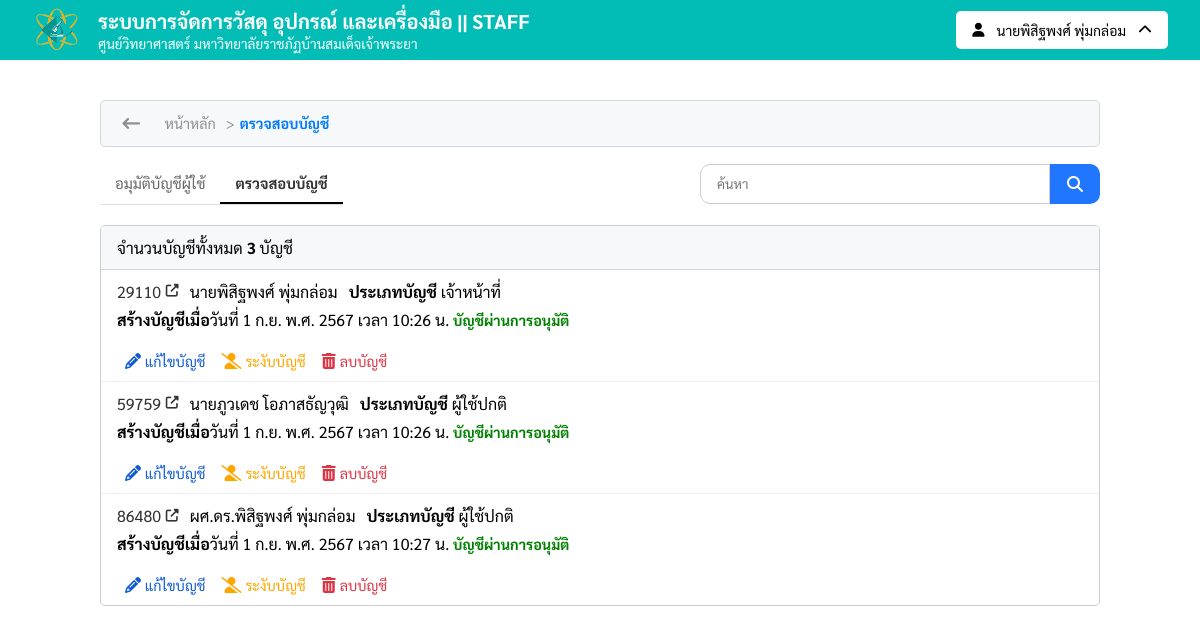
/management_user (signed in), run on the app's committed database.
### tables this page shows
CREATE TABLE `users_db` (
  `userID` int(50) NOT NULL,
  `username` varchar(100) NOT NULL,
  `password` varchar(100) NOT NULL,
  `created_at` timestamp NOT NULL DEFAULT current_timestamp() ON UPDATE current_timestamp(),
  `pre` set('นาย','นาง','นางสาว','ดร.','ผศ.ดร.','อ.') NOT NULL,
  `firstname` varchar(200) NOT NULL,
  `lastname` varchar(200) NOT NULL,
  `phone_number` varchar(10) NOT NULL,
  `email` varchar(200) NOT NULL,
  `role` set('อาจารย์','เจ้าหน้าที่','บุคลากร','') NOT NULL,
  `urole` set('staff','user') NOT NULL,
  `agency` varchar(100) NOT NULL,
  `status` set('w_approved','approved','n_approved') NOT NULL,
  `approved_by` varchar(200) DEFAULT NULL,
  `approved_date` datetime DEFAULT NULL
);

### assets/config/Database.php (called while the page is built, shortened)
<?php
$base_url = 'http://localhost:8080';
?>

### assets/includes/thai_date_time.php (called while the page is built, shortened)
<?php
function thai_date_time_2($datetime)
{
    $thai_month_arr = array(
        1 => "ม.ค.",
        2 => "ก.พ.",
        3 => "มี.ค.",
        4 => "เม.ย.",
        5 => "พ.ค.",
        6 => "มิ.ย.",
        7 => "ก.ค.",
        8 => "ส.ค.",
        9 => "ก.ย.",
        10 => "ต.ค.",
        11 => "พ.ย.",
        12 => "ธ.ค."
    );
    $dt = new DateTime($datetime);
    $date = $dt->format('j');
    $month = (int)$dt->format('n');
    $year = $dt->format('Y') + 543;
    $time = $dt->format('H:i น.');
    return "วันที่ $date {$thai_month_arr[$month]} พ.ศ. $year  เวลา $time";
}

### views/staff-section/manage_users.php (the view, shortened to what this page needs)
<?php
require_once 'assets/config/Database.php';
include_once 'assets/includes/thai_date_time.php';
if (isset($_SESSION['staff_login'])) {
    $userID = $_SESSION['staff_login'];
    try {
        $stmt = $conn->prepare("SELECT * FROM users_db WHERE userID = :userID");
        $stmt->bindParam(':userID', $userID, PDO::PARAM_INT);
        $stmt->execute();
        $userData = $stmt->fetch(PDO::FETCH_ASSOC);
    } catch (PDOException $e) {
        echo "Error: " . $e->getMessage();
        exit;
    }
} else {
    $_SESSION['error'] = 'กรุณาเข้าสู่ระบบ!';
    header('Location: /sign_in');
    exit;
}
if ($request_uri === '/management_user') {
    $searchValue = "";
    $results_per_page = 5;
    $page = isset($_GET['page']) ? intval($_GET['page']) : 1;
    $offset = ($page - 1) * $results_per_page;
    $query = "SELECT * FROM users_db WHERE status != :excluded_status";
    $query .= " ORDER BY userID ASC LIMIT :offset, :results_per_page";
    try {
        $stmt = $conn->prepare($query);
        $excluded_status = 'w_approved';
        $stmt->bindParam(':excluded_status', $excluded_status, PDO::PARAM_STR);
        $stmt->bindParam(':offset', $offset, PDO::PARAM_INT);
        $stmt->bindParam(':results_per_page', $results_per_page, PDO::PARAM_INT);
        $stmt->execute();
        $fetchAllUser = $stmt->fetchAll(PDO::FETCH_ASSOC);
    } catch (PDOException $e) {
        echo "Error: " . $e->getMessage();
        exit;
    }
}
?>
<!DOCTYPE html>
<html lang="en">
<head>
    <link rel="stylesheet" href="<?php echo $base_url; ?>/assets/font-awesome/css/all.css">
    <link rel="stylesheet" href="<?php echo $base_url; ?>/assets/css/navigator.css">
    <link rel="stylesheet" href="<?php echo $base_url; ?>/assets/css/breadcrumb.css">
    <link rel="stylesheet" href="<?php echo $base_url; ?>/assets/css/notification_popup.css">
    <link rel="stylesheet" href="<?php echo $base_url; ?>/assets/css/manage_users.css">
</head>
<body>
    <header>
        <?php include 'assets/includes/navigator.php'; ?>
    </header>
    <div class="manage_user">
        <div class="header_user_manage_section">
            <a class="historyBACK" href="javascript:history.back();"><i class="fa-solid fa-arrow-left-long"></i></a>
            <div class="breadcrumb">
                <a href="/">หน้าหลัก</a>
                <span>&gt;</span>
                <?php
                if ($request_uri == '/management_user') {
                    echo '<a href="/management_user">ตรวจสอบบัญชี</a>
                    ';
                }
                ?>
            </div>
        </div>
        <?php if ($request_uri !== '/management_user/details') : ?>
            <div class="user_manage_btn_section">
                <div class="user_manage_btn">
                    <a href="/manage_users" class="<?= ($request_uri == '/manage_users') ? 'active' : ''; ?> btn_user_manage_01">อมุมัติบัญชีผู้ใช้</a>
                    <a href="/management_user" class="
                <?= ($request_uri == '/management_user' || $request_uri == '/management_user/details') ? 'active' : ''; ?> btn_user_manage_02">ตรวจสอบบัญชี</a>
                </div>
                <form class="user_manage_search" method="get">
                    <input class="search" type="search" name="search" value="<?= htmlspecialchars($searchValue); ?>" placeholder="ค้นหา">
                    <button class="search" type="submit"><i class="fa-solid fa-magnifying-glass"></i></button>
                </form>
            </div>
        <?php endif; ?>
        <?php if ($request_uri == '/manage_users' || $request_uri == '/management_user') : ?>
            <?php if (!empty($fetchAllUser)) : ?>
                <div class="manage_user_table_section" id="content" style="display: none;">
                    <div class="user_manage_data">
                        <div class="user_manage_data_header">
                            <span>จำนวนบัญชีทั้งหมด <span id="B"><?= count($fetchAllUser); ?></span> บัญชี</span>
                        </div>
                        <?php foreach ($fetchAllUser as $user) : ?>
                            <div class="user_manage_content">
                                <div class="user_manage_content_1">
                                    <a href="<?= htmlspecialchars($base_url); ?>/management_user/details?id=<?= htmlspecialchars($user['userID']); ?>">
                                        <?= htmlspecialchars($user['userID']); ?> <i class="fa-solid fa-up-right-from-square"></i>
                                    </a>
                                    <div><?= htmlspecialchars($user['pre']) . htmlspecialchars($user['firstname']) . " " . htmlspecialchars($user['lastname']); ?></div>
                                    <span>
                                        <span id="B">ประเภทบัญชี</span>
                                        <?= htmlspecialchars($user['urole']) === 'user' ? 'ผู้ใช้ปกติ' : 'เจ้าหน้าที่'; ?>
                                    </span>
                                </div>
                                <div>
                                    <span>
                                        <span id="B">สร้างบัญชีเมื่อ</span><?= htmlspecialchars(thai_date_time_2($user['created_at'])); ?>
                                    </span>
                                    <span class="<?= htmlspecialchars($user['status']) === 'w_approved' ? 'wait_approved' : (htmlspecialchars($user['status']) === 'approved' ? 'approved' : 'n_approved'); ?>">
                                        <?= htmlspecialchars($user['status']) === 'w_approved' ? 'รอการอนุมัติบัญชี' : (htmlspecialchars($user['status']) === 'approved' ? 'บัญชีผ่านการอนุมัติ' : 'บัญชีถูกระงับ'); ?>
                                    </span>
                                </div>
                                <form method="post">
                                    <div class="btn_user_manage_section">
                                        <?php if ($request_uri === '/manage_users') : ?>
                                            <button type="submit" class="approval_user" name="approval_user" title="อนุมัติผู้ใช้">
                                                <i class="fa-regular fa-circle-check"></i>
                                            </button>
                                        <?php elseif ($request_uri === '/management_user') : ?>
                                            <?php if ($user['status'] == 'approved') : ?>
                                                <a href="<?= htmlspecialchars($base_url); ?>/edit_user?id=<?= htmlspecialchars($user['userID']); ?>" class="edit_user" title="แก้ไขผู้ใช้">
                                                    <i class="fa-solid fa-pencil"></i>
                                                    <span>แก้ไขบัญชี</span>
                                                </a>
                                                <button class="ban_user" type="submit" name="ban_user" title="ระงับบัญชี">
                                                    <i class="fa-solid fa-user-slash"></i>
                                                    <span>ระงับบัญชี</span>
                                                </button>
                                                <span class="delete_user" data-modal="<?= htmlspecialchars($user['userID']); ?>" title="ลบบัญชี">
                                                    <i class="fa-solid fa-trash-can"></i>
                                                    <span>ลบบัญชี</span>
                                                </span>
                                            <?php endif; ?>
                                        <?php endif; ?>
                                    </div>
                                </form>
                            </div>
                        <?php endforeach; ?>
                    </div>
                </div>
            <?php endif; ?>
        <?php endif; ?>
    </div>
</body>
</html>

### assets/includes/navigator.php (shortened to what this page needs)
<div class="header">
    <div class="header_nav">
        <div class="header_nav_banner">
            <a href="<?php echo $base_url; ?>/" class="header_navbanner_name">
                <div class="header_navbanner_img">
                    <img src="<?php echo $base_url; ?>/assets/img/logo/sci_center.png">
                </div>
            </a>
            <div class="header_navbanner_name_00">
                <span id="B" class="header_navbanner_name-1">
                    ระบบการจัดการวัสดุ อุปกรณ์ และเครื่องมือ
                    <?php if (isset($_SESSION['staff_login'])) : ?>
                        || STAFF
                    <?php endif; ?>
                </span>
                <span class="header_navbanner_name-2">
                    ศูนย์วิทยาศาสตร์ มหาวิทยาลัยราชภัฏบ้านสมเด็จเจ้าพระยา
                </span>
            </div>
        </div>
        <div class="header_nav_userinfo">
            <?php if (isset($_SESSION['user_login'])) : ?>
                <div class="header_userinfo_btn" id="userInfoBtn">
                    <div class="select">
                        <i class="fa-solid fa-user"></i>
                        <span>
                            <?= $userData['pre'] . $userData['firstname'] . '&nbsp;' . $userData['lastname'] ?>
                        </span>
                        <i class="arrow_rotate fa-solid fa-chevron-up"></i>
                    </div>
                </div>
                <div class="logoutMODAL">
                    <div class="logoutMODAL_content">
                        <div class="logoutMODAL_popup">
                            <div class="logoutMODAL_sec01">
                                <i class="fa-solid fa-right-from-bracket"></i>
                                <span id="B">แจ้งเตือนออกจากระบบ</span>
                            </div>
                            <div class="logoutMODAL_sec02">
                                <a class="profileUser" href="<?php echo $base_url; ?>/profile_user"><i class="fa-solid fa-user-pen"></i></a>
                                <a class="confirmLogout" href="<?php echo $base_url; ?>/models/sign_out.php">ออกจากระบบ</a>
                                <div class="cancel_del closeDetails">
                                    <span>ปิดหน้าต่าง</span>
                                </div>
                            </div>
                        </div>
                    </div>
                </div>
            <?php elseif (isset($_SESSION['staff_login'])) : ?>
                <div class="header_userinfo_btn" id="userInfoBtn">
                    <div class="select">
                        <i class="fa-solid fa-user"></i>
                        <span>
                            <?= $userData['pre'] . $userData['firstname'] . '&nbsp;' . $userData['lastname'] ?>
                        </span>
                        <i class="arrow_rotate fa-solid fa-chevron-up"></i>
                    </div>
                </div>
            <?php endif; ?>
        </div>
    </div>
</div>

### assets/css/navigator.css (style rules this page uses)
* { margin: 0; padding: 0; box-sizing: border-box; font-family: Sarabun; text-decoration: none; list-style: none; }
#B { font-family: Sarabun-bold; }
.header { background-color: #01bdb6; color: white; width: 100%; height: 60px; top: 0; left: 0; position: relative; z-index: 2; }
.header_nav_banner { display: flex; align-items: center; justify-content: center; height: 100%; gap: 1rem; }

### assets/css/breadcrumb.css (style rules this page uses)
.breadcrumb { font-size: 0.9rem; display: flex; align-items: center; }
.breadcrumb a:last-child { color: #007bff; font-family: Sarabun-bold; }
.breadcrumb span { margin: 0 5px; color: #8f8f8f; }

### assets/css/manage_users.css (style rules this page uses)
.manage_user { width: 100%; max-width: 1000px; margin: 2.5rem auto; }
.user_manage_btn_section { width: 100%; display: flex; align-content: center; justify-content: space-between; margin: 1rem auto; }
.user_manage_btn { display: flex; border-bottom: 1px solid #e0e0e0; }
.user_manage_btn a { padding: 10px 15px; text-decoration: none; color: #666; font-size: 0.925rem; transition: color 0.3s ease, border-bottom 0.3s ease; }
.user_manage_btn a.active { font-family: Sarabun-bold; color: #333; border-bottom: 2px solid #000; transition: color 0.3s ease, border-bottom 0.3s ease; }
.user_manage_search { display: flex; align-items: center; }
.manage_user_table_section { width: 100%; margin: 20px 0; }
.user_manage_data { display: flex; flex-direction: column; border: 1px solid #ccc; border-radius: 5px; overflow: hidden; }
.user_manage_data_header { font-size: 1rem; padding: 0.7rem 1rem; background-color: #f6f8fa; border-bottom: 1px solid #d0d7de; }
.user_manage_content { display: flex; flex-direction: column; padding: 0.7rem 1rem; border-bottom: 1px solid #eee; gap: 0.4rem; opacity: 0; transition: opacity 0.5s ease; }
.user_manage_content.show { opacity: 1; }
.user_manage_content_1 { display: flex; align-items: center; gap: 0.7rem; }
.user_manage_content:last-child { border-bottom: none; }
.btn_user_manage_section { display: flex; align-items: center; gap: 1rem; padding-left: 0.5rem; margin-top: 1rem; }
.edit_user { color: #125cd3; }
.ban_user { color: #ffa500; }
.delete_user { color: #dc3545; }
.edit_user::before, .approval_user::before, .ban_user::before, .delete_user::before { content: attr(title); position: absolute; bottom: 100%; left: 50%; transform: translateX(-50%); background-color: #000; color: #fff; padding: 5px 10px; border-radius: 3px; white-space: nowrap; opacity: 0; visibility: hidden; transition: opacity 0.2s, visibility 0.2s; font-size: 0.8em; }
.approved { font-family: Sarabun-Bold; color: green; font-size: 0.9rem; }

### data on the page
users_db: pre "นาย", firstname "พิสิฐพงศ์", lastname "พุ่มกล่อม", userID "29110", urole "เจ้าหน้าที่", created_at "วันที่ 1 ก.ย. พ.ศ. 2567 เวลา 10:26 น.", status "บัญชีผ่านการอนุมัติ"
users_db: userID "59759", pre "นาย", firstname "ภูวเดช", lastname "โอภาสธัญวุฒิ", urole "ผู้ใช้ปกติ", created_at "วันที่ 1 ก.ย. พ.ศ. 2567 เวลา 10:26 น.", status "บัญชีผ่านการอนุมัติ"
users_db: userID "86480", pre "ผศ.ดร.", firstname "พิสิฐพงศ์", lastname "พุ่มกล่อม", urole "ผู้ใช้ปกติ", created_at "วันที่ 1 ก.ย. พ.ศ. 2567 เวลา 10:27 น.", status "บัญชีผ่านการอนุมัติ"

### other printed values
count($fetchAllUser) "3"
